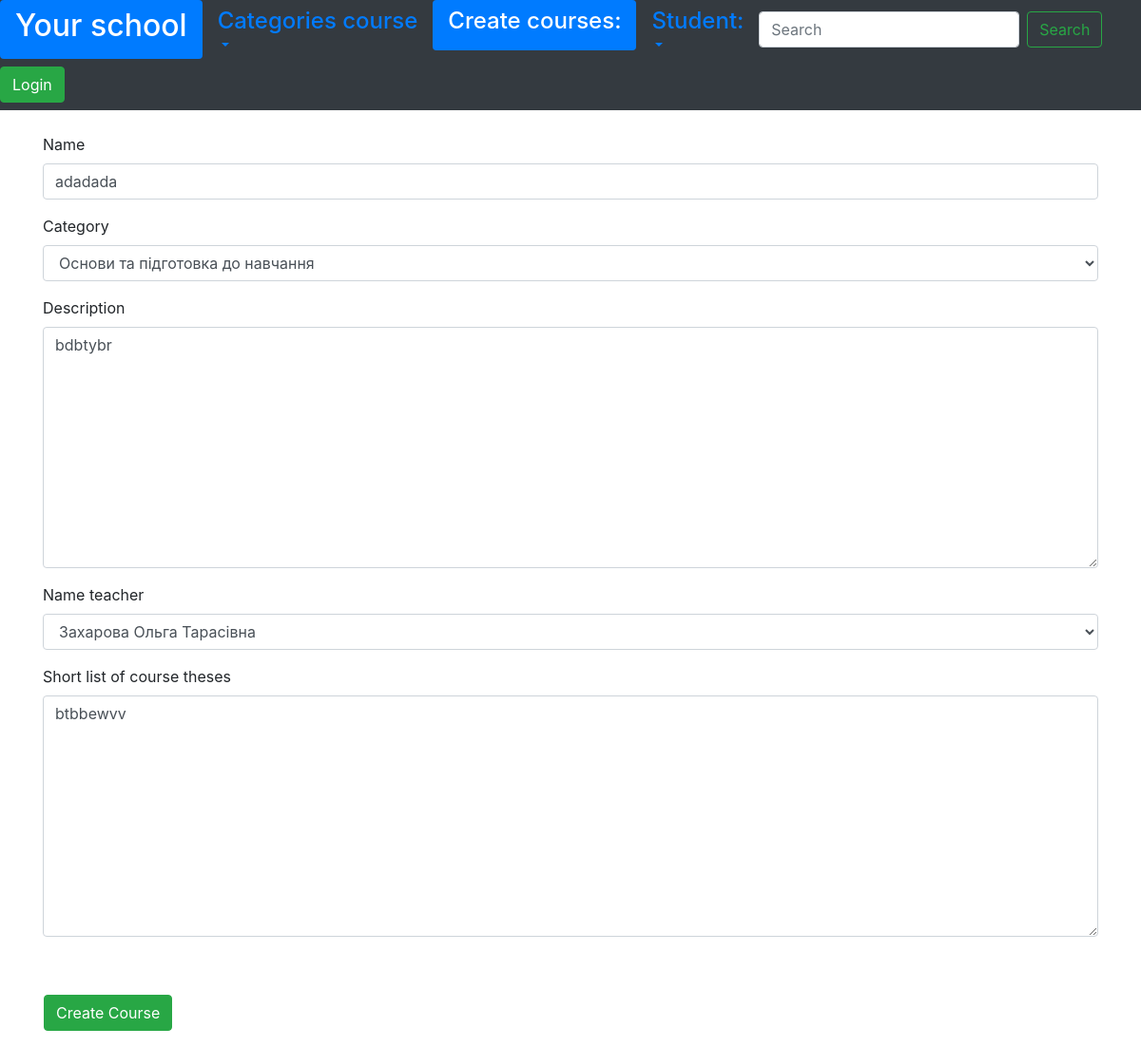
/change/10/courses/, run on the app's committed database.
### core/models.py (models this page shows)
class Name(models.Model):
    name = models.CharField(max_length=255, unique=True)
    class Meta:
        abstract = True
    def __str__(self):
        return self.name

class Courses(Name):
    category = models.ForeignKey("core.Category", on_delete=models.SET_NULL, null=True)
    description = models.TextField()
    name_teacher = models.ForeignKey("core.Teacher", on_delete=models.SET_NULL, null=True)
    short_list_of_course_theses = models.TextField()

class Category(Name):
    pass

class Teacher(Name):
    age = models.PositiveIntegerField(default=0)
    email = models.EmailField(max_length=200)
    group = models.ForeignKey("core.Group", on_delete=models.SET_NULL, null=True)

### core/views.py (the view)
# urls.py: path("change/<int:course_id>/courses/", views.ChangeCourses.as_view(), name='change_courses'),
class ChangeCourses(UpdateView):
    template_name = "create_courses.html"
    model = Courses
    fields = '__all__'
    success_url = '/'
    pk_url_kwarg = 'course_id'

### core/context.py (called while the page is built)
def get__all_categories(request):
    return {
        'categories': Category.objects.all()
    }

### core/templates/create_courses.html
{% extends 'base.html' %}
{% load bootstrap4 %}
{% block content %}
 <form action="." method="post">{% csrf_token%}
      <table>
        {% bootstrap_form form %}
          <br>
            <tr>
              <td>
                  <br>
                   <button class="btn btn-success" type="submit">Create Course</button>
              </td>
          </tr>
      </table>
 </form>
{% endblock content %}

### data on the page
Courses: name "adadada", category "Основи та підготовка до навчання", description "bdbtybr", name_teacher "Захарова Ольга Тарасівна", short_list_of_course_theses "btbbewvv"
